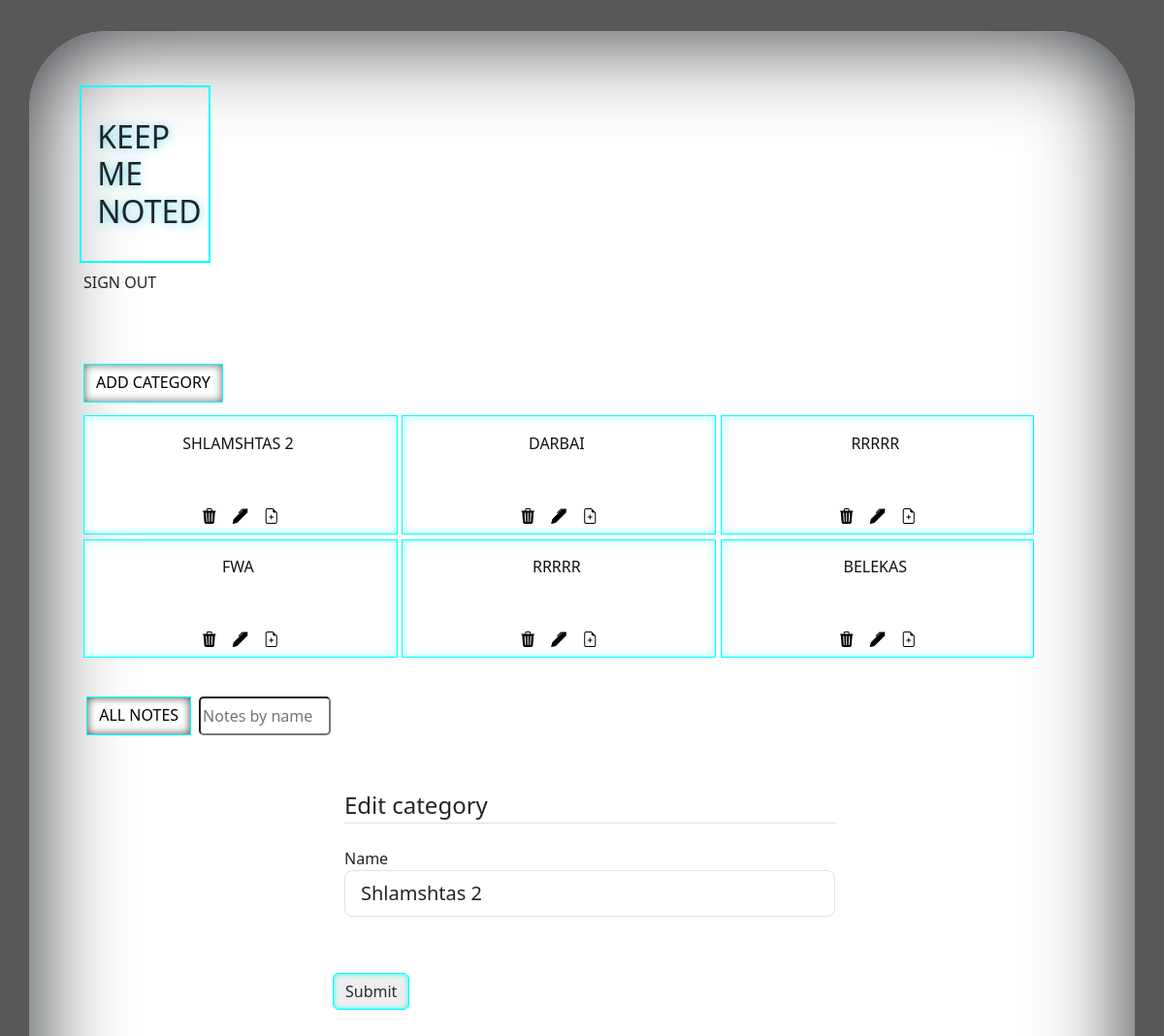
/edit/1 (signed in), run on an earlier commit of the app's database.
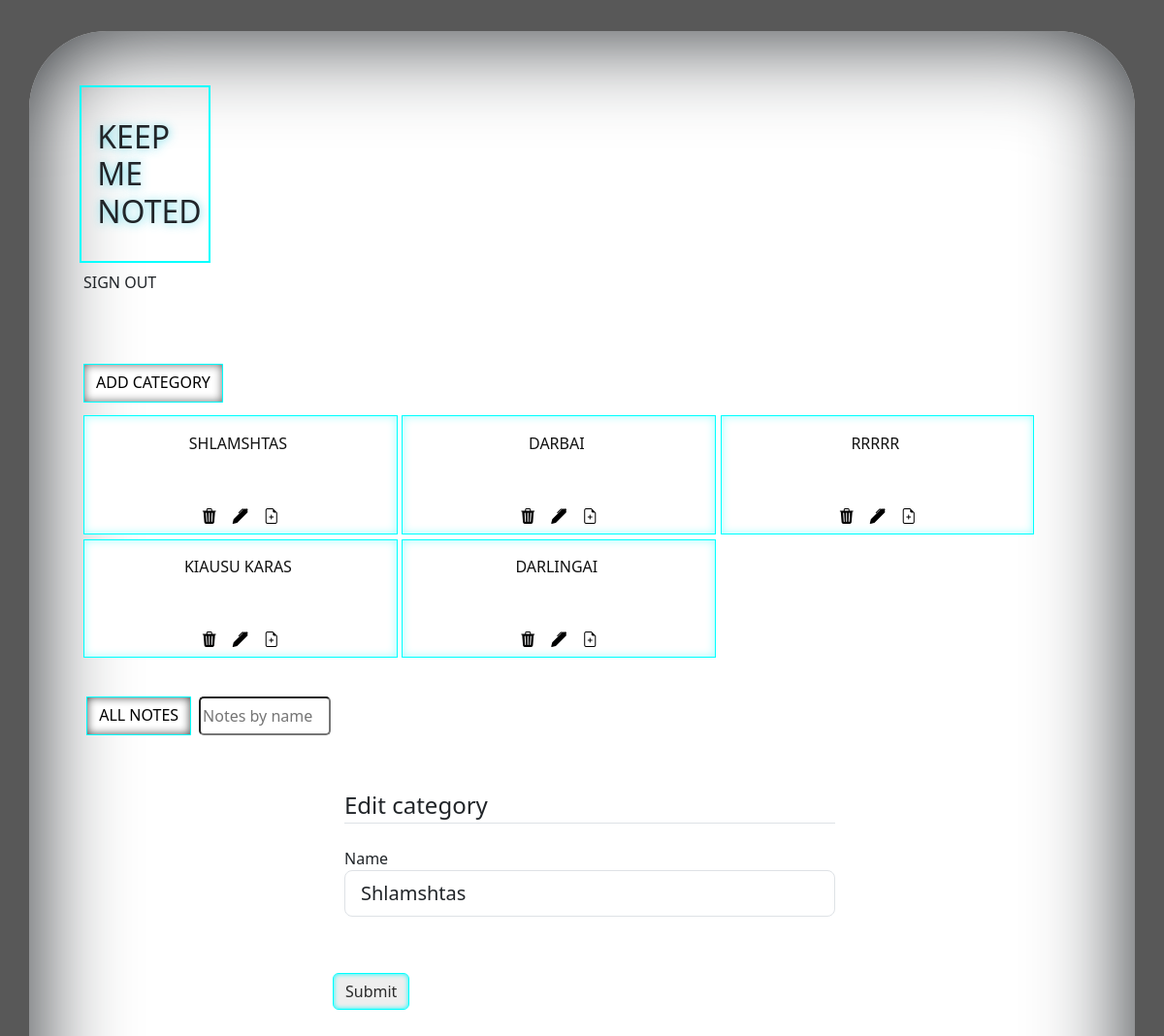
And on a later commit of the database.
### app/db_models/Category.py (models this page shows, shortened)
class Category(db.Model):
    __tablename__ = "categories"
    id = db.Column(db.Integer, primary_key=True)
    category_name = db.Column(db.String(50), nullable=False)
    notes = db.relationship("Note", backref="categories", cascade='all, delete')

### app/routes.py (the view)
@app.route('/edit/<int:id>', methods =['GET' , 'POST'])
@login_required
def edit_category(id):
    categories = Category.query.all()
    category = Category.query.get_or_404(id)
    form = AddCategoryForm()
    if form.validate_on_submit():
        category.category_name = form.name.data
        db.session.add(category)
        db.session.commit()
        print('category updated!!!!')
        return redirect(url_for('main'))
    form.name.data = category.category_name
    return render_template('edit_category.html' , form=form, categories=categories )

### app/forms.py
class AddCategoryForm(FlaskForm):
    name = StringField("Name", [DataRequired(),Length(max=50)],)
    submit = SubmitField('Submit')

class SearchForm(FlaskForm):
    searched = StringField("Searched", [DataRequired()])
    submit = SubmitField('Submit')

### app/routes.py (called while the page is built)
@login_manager.user_loader
def load_user(user_id):
    return User.query.get(user_id)

@app.context_processor
def base():
    form = SearchForm()
    return dict(form=form)

### app/templates/edit_category.html (shortened to what this page needs)
{% extends "main.html" %}
{% block content %}
            <div class="content-section; w-50 p-3; mx-auto pt-5" >
                <form method="POST" action="">
                   <fieldset id="fieldset-edit-category" class="form-group">
                       <legend class="border-bottom mb-4">Edit category</legend>
                       <div class="form-group">
                            {{ form.name.label(class="form-control-label") }}
                            {% if form.name.errors %}
                            {{ form.name(class="form-control form-control-lg is-invalid") }}
                            <div class="invalid-feedback">
                            {% for error in form.name.errors %}
                            <span>{{ error }}</span>
                            {% endfor %}
                            </div>
                            {% else %}
                            {{ form.name(class="form-control form-control-lg") }}
                            {% endif %}
                       </div>
                       <br>
                   </fieldset>
                         <br>
                   <div class="form-group" style="margin-bottom: 2rem;">
                      {{ form.submit(class="btn btn-outline-primary") }}
                   </div>
                </form>
            </div>
{% endblock content %}

### app/templates/main.html (shortened to what this page needs)
<!DOCTYPE html>
<html lang="en">
<head>
    <link href="https://cdn.jsdelivr.net/npm/bootstrap@5.3.0-alpha1/dist/css/bootstrap.min.css" rel="stylesheet"
 />
    <link rel="stylesheet" href="https://cdn.jsdelivr.net/npm/bootstrap-icons@1.10.3/font/bootstrap-icons.css">
    <link rel="stylesheet" href="{{ url_for('static' , filename = '/stylesheets/style.css')}}">
    <link rel="stylesheet" href="{{ url_for('static' , filename = '/stylesheets/media-queries.css')}}">
    <link rel="stylesheet" href="https://cdnjs.cloudflare.com/ajax/libs/normalize/8.0.1/normalize.min.css" />
</head>
<body>
  <div class="container" id="container-1" >
    <div id="brand_flash_container">
      <div id="brand-container">
          <h1 id="brand" >KEEP <br> ME <br> NOTED</h1>
          <a id="signout" href="{{ url_for('logout') }}" class="nav-link px-2 ">SIGN OUT</a>
      </div>
    </div>
  <div class = "all-cards-container"
   >
    <div id="signout-container">
      <a id="add_category" class="btn btn-primary" href="{{ url_for('add_category')}}" class="nav-link px-2 ">ADD CATEGORY</a>
    </div>
    <div  id="container-category">
        {% for category in categories %}
        <div class="btn btn-secondary"  id="buttons-category" >
        <a href="{{ url_for('notes' , id = category.id )}}" style="margin: 0.3rem  0.3rem  0rem  0rem;
                          height: 5rem; word-wrap: break-word; text-decoration: none;">
            <h6 id="category-name" style="text-transform: uppercase;" >{{category['category_name']}}</h6>
        </a>
        <div style="display: flex; justify-content: center;">
          <a  href="{{ url_for('delete' , id = category.id) }}" class="nav-link px-2 ">
            <i class="bi bi-trash3-fill"></i>
          </a>
          <a href="{{ url_for('edit_category' , id = category.id )}}" class="nav-link px-2 ">
            <i class="bi bi-pen-fill"></i>
          </a>
          <a href="{{ url_for('noting' , id = category.id )}}" class="nav-link px-2 ">
            <i class="bi bi-file-earmark-plus"></i>
          </a>
        </div>
        </div>
        {% endfor %}
      </div>
      <div style="display: flex; flex-direction: column;">
        <div class="note-filter-container" >
            <a class="btn btn-primary"  id = "all-notes-filter" href="{{ url_for('all_notes')}}">ALL NOTES</a>
               <form method="POST" class = "d-flex" action="{{url_for('search')}}">
                 <input id="serach-by-name" class="form_control me-2" type="search" placeholder="Notes by name" aria-label="Search" , name="searched">
               </form>
        </div>
        {% block content %}
        {% endblock %}
      </div>
    </div>
  </div>
</body>
</html>

What changed in the data, as far as the page shows it:
removed Category: category_name "BELEKAS"
changed Category: category_name "SHLAMSHTAS 2" → "SHLAMSHTAS"
changed Category: category_name "FWA" → "KIAUSU KARAS"
changed Category: category_name "RRRRR" → "DARLINGAI"
Also different on the page:
form field name: "Shlamshtas 2" → "Shlamshtas"
